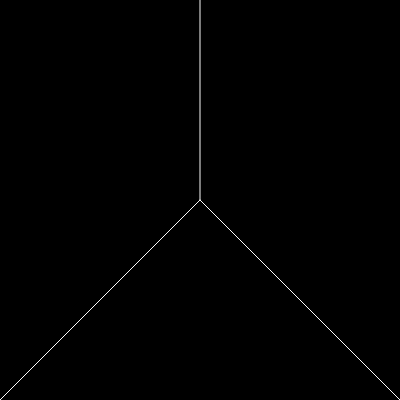
Frame 1 (no input)
Frame 60 (no input): identical to frame 1, image omitted
Frame 120 (the mouse pressed at the canvas centre since frame 60): identical to frame 1, image omitted

The p5.js sketch that drew this single still picture (run headless with seeded random() and noise() and a simulated clock; from frame 60 on, the mouse is pressed at the canvas centre):

// p5.js sketch
// ── sketch.js
function setup() {
  createCanvas(400, 400);
  background(0);
  stroke(250)
  line(200,0,200,200);
  line(200,200,400,400);
  line(200,200,0,400);
}

function draw() {
  
}
